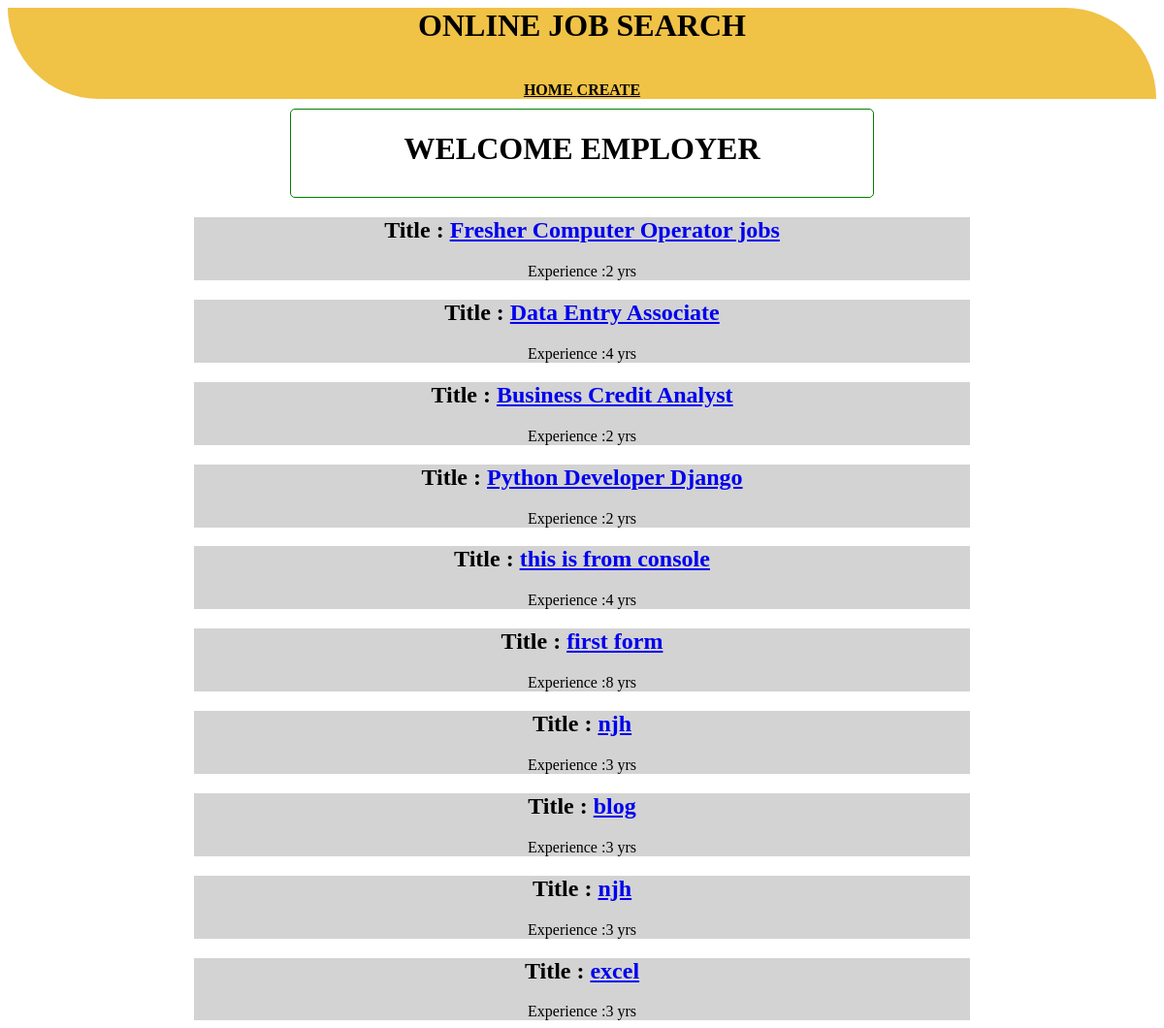
/employer, run on an earlier commit of the app's database.
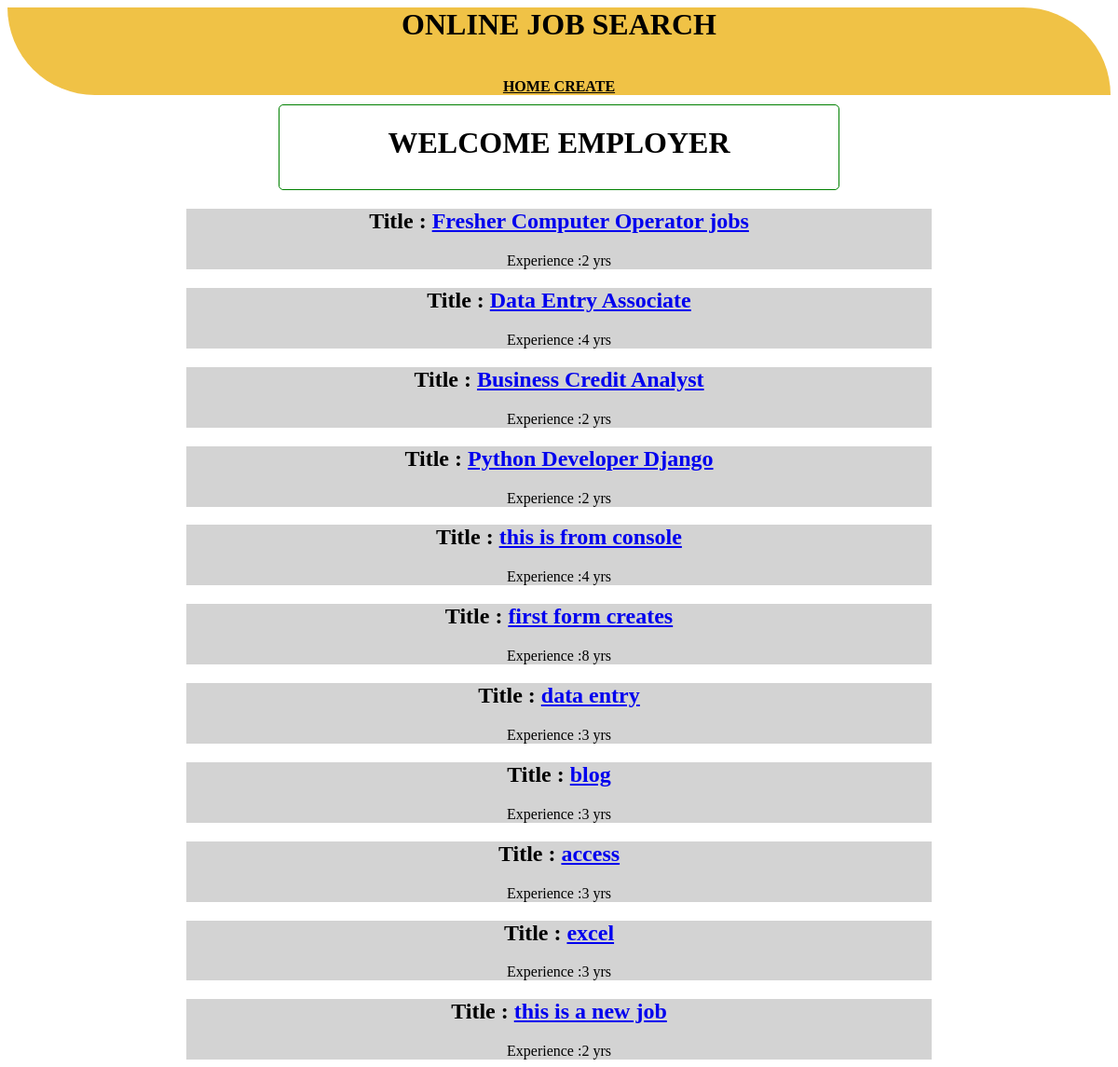
And on a later commit of the database.
### app/models.py (models this page shows, shortened)
class JOB_POSTING(models.Model):
    title = models.CharField(max_length=50)
    name = models.CharField(max_length=30)
    discription = models.TextField()
    contact = models.IntegerField()
    mail = models.EmailField()
    date = models.DateField(default=datetime.now,null=True)
    exp = models.IntegerField()
    location = models.CharField(max_length=20)
    employer = models.ForeignKey(User,on_delete=models.CASCADE)       #used to connecting the user table

### app/views.py (the view)
# urls.py: path("employer",employerhome,name="emp"),
def employerhome(request):
    data = JOB_POSTING.objects.all()
    return render_to_response("employer/employerhome.html",{"job":data})

### templates/employer/employerhome.html (shortened to what this page needs)
{% load static %}
<html>
    <head>
        <body>
            <link rel="stylesheet" href="{% static 'style.css' %}">
        <div class="header">
            <div style="text-align: center; background-color:rgb(240, 194, 70);border-bottom-left-radius:30cm; border-top-right-radius: 30cm;"
        <font face = "Comic sans MS" size =" 5"><h1>ONLINE JOB SEARCH</h1></font><br/>
        <a href="/" style="color:black;"><B> HOME </B> </a>
        <a href="/employer/create" style="color:black;"><B> CREATE</B></a>
            </div>
        </div>
        <div class="main" style="padding-top:10px;" >
                <div style="text-align: center;margin: 0 auto; width: 600px; border: 1px solid green;border-radius: 5px;">
                   <div>
                       <h1>
                           <center>
                               WELCOME EMPLOYER
                           </center>
                       </h1>
                       <div style="padding-bottom:10px">
                   </div>
                   </div>
                 </div>
                <div style="text-align: center";>
                   <div>
                        {% for i in job %}
                        <div class="job_line">
                            <h2>Title : <a href="job/{{i.id}}/">{{i.title}}</a></h2>
                            <span> Experience :{{i.exp}} yrs</span>
                        </div>
                        {% endfor %}
                   </div>
                   </div>
                   </div>
    </head>
</html>

What changed in the data, as far as the page shows it:
changed JOB_POSTING: title "first form" → "first form creates"
changed JOB_POSTING: title "njh" → "data entry"
changed JOB_POSTING: title "njh" → "access"
added JOB_POSTING: title "this is a new job", exp "2"
